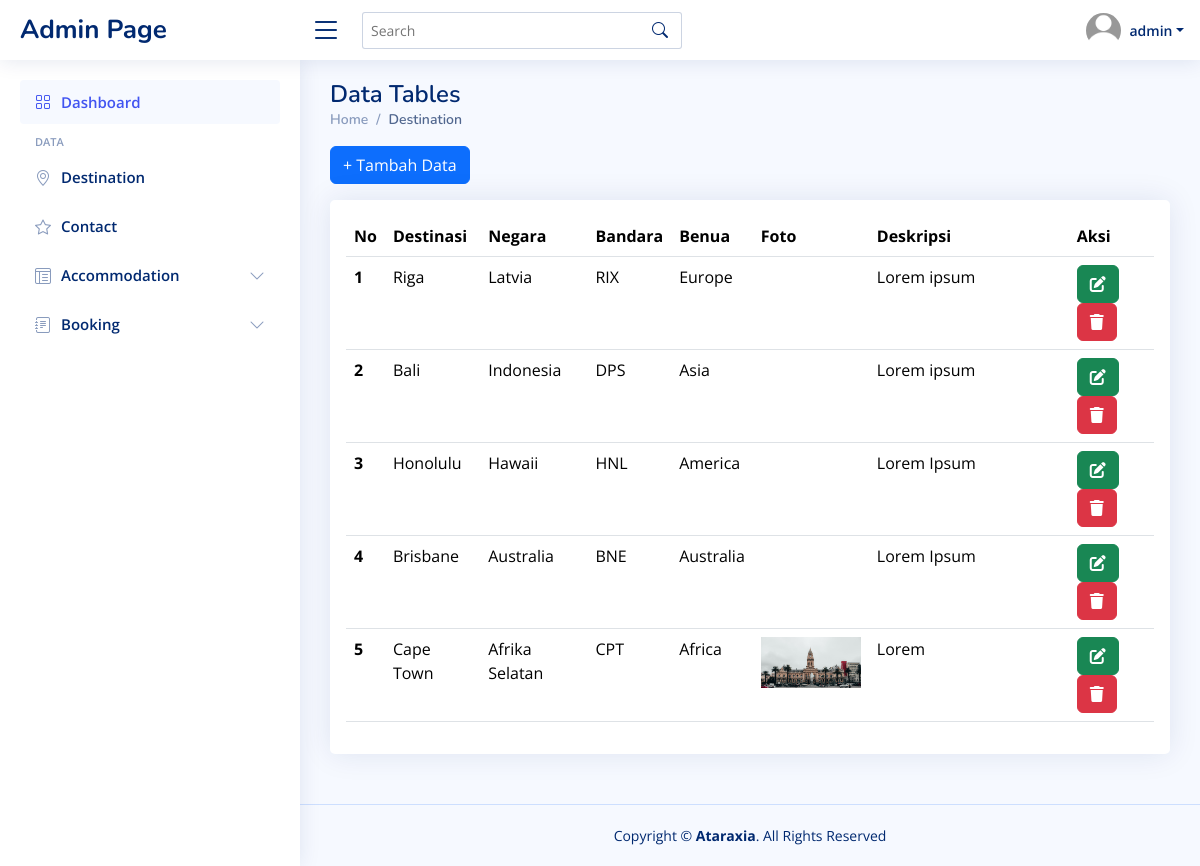
The page /admin-page/admin.php?page=destination/destination-data (signed in) on the database its author committed.
### tables this page shows
CREATE TABLE `destination` (
  `id_destinasi` int(11) NOT NULL,
  `kode_bandara` varchar(255) DEFAULT NULL,
  `destinasi` varchar(255) DEFAULT NULL,
  `negara` varchar(255) DEFAULT NULL,
  `benua` enum('Africa','America','Australia','Asia','Europe') DEFAULT NULL,
  `deskripsi` text DEFAULT NULL,
  `foto` varchar(255) DEFAULT NULL
);

### admin-page/destination/destination-data.php (the view)
<div class="pagetitle">
    <h1>Data Tables</h1>
    <nav>
        <ol class="breadcrumb">
            <li class="breadcrumb-item"><a href="index.html">Home</a></li>
            <li class="breadcrumb-item active">Destination</li>
        </ol>
    </nav>
</div>
<a href="?page=destination/destination-tambah" class="btn btn-primary mb-3">+ Tambah Data</a>
</div>
<div class="row">
    <div class="col-12">
        <div class="card">
            <div class="card-body p-3">
                <table class="table datatable">
                    <thead>
                        <tr>
                            <th scope="col">No</th>
                            <th scope="col">Destinasi</th>
                            <th scope="col">Negara</th>
                            <th scope="col">Bandara</th>
                            <th scope="col">Benua</th>
                            <th scope="col">Foto</th>
                            <th scope="col">Deskripsi</th>
                            <th scope="col">Aksi</th>
                        </tr>
                    </thead>
                    <tbody>
                    <?php
                    $i = 1;
                    $query = mysqli_query($koneksi, "SELECT*FROM destination");
                    while ($data = mysqli_fetch_array($query)) {
                        ?>
                        <tr>
                            <th scope="row"><?php echo $i++; ?></th>
                            <td><?php echo $data['destinasi']; ?></td>
                            <td><?php echo $data['negara']; ?></td>
                            <td><?php echo $data['kode_bandara']; ?></td>
                            <td><?php echo $data['benua']; ?></td>
                            <td><img src="../gambar/destinasi/<?php echo $data['foto']; ?>" alt="" width="100"></td>
                            <td width="200"><?php echo $data['deskripsi']; ?></td>
                            <td>
                                <a class="btn btn-success" href="?page=destination/destination-ubah&id=<?php echo $data['id_destinasi']; ?>"><i class="fa-solid fa-pen-to-square"></i></a>
                                <a onclick="return confirm('Yakin Hapus?')" class="btn btn-danger" href="?page=destination/destination-hapus&id=<?php echo $data['id_destinasi']; ?>"><i class="fa-solid fa-trash"></i></a>
                            </td>
                        </tr>
                        <?php
                    }
                        ?>
                    </tbody>
                </table>
            </div>
        </div>
    </div>
</div>

### admin-page/assets/css/style.css (style rules this page uses)
:root { scroll-behavior: smooth; }
body { font-family: "Open Sans", sans-serif; background: #f6f9ff; color: #444444; }
a { color: #4154f1; text-decoration: none; }
h1, h2, h3, h4, h5, h6 { font-family: "Nunito", sans-serif; }
.pagetitle { margin-bottom: 10px; }
.pagetitle h1 { font-size: 24px; margin-bottom: 0; font-weight: 600; color: #012970; }
.card { margin-bottom: 30px; border: none; border-radius: 5px; box-shadow: 0px 0 30px rgba(1, 41, 112, 0.1); }
.card-body { padding: 0 20px 20px 20px; }
.breadcrumb { font-size: 14px; font-family: "Nunito", sans-serif; color: #899bbd; font-weight: 600; }
.breadcrumb a { color: #899bbd; transition: 0.3s; }
.breadcrumb .breadcrumb-item::before { color: #899bbd; }
.breadcrumb .active { color: #51678f; font-weight: 600; }

### rows shown on the page
destination: destinasi "Riga", negara "Latvia", kode_bandara "RIX", benua "Europe", deskripsi "Lorem ipsum"
destination: destinasi "Bali", negara "Indonesia", kode_bandara "DPS", benua "Asia", deskripsi "Lorem ipsum"
destination: destinasi "Honolulu", negara "Hawaii", kode_bandara "HNL", benua "America", deskripsi "Lorem Ipsum"
destination: destinasi "Brisbane", negara "Australia", kode_bandara "BNE", benua "Australia", deskripsi "Lorem Ipsum"
destination: destinasi "Cape Town", negara "Afrika Selatan", kode_bandara "CPT", benua "Africa", foto (picture), deskripsi "Lorem"

### other values the page prints
$_SESSION['user']['name'] "admin"
